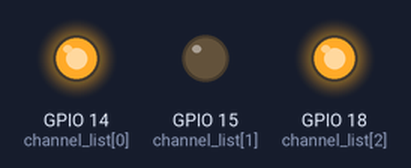
Simulated run of this program. Board: Raspberry Pi (BCM pin numbers). Parts: output pins drawn as LEDs (lit = HIGH). At 4.0 s the program stops and its outputs stay as they are.

Above: at 0.1 s.
At 2.1 s:
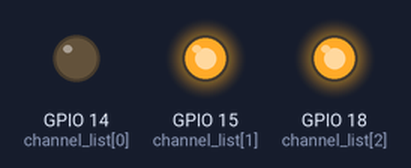
At 4.1 s:
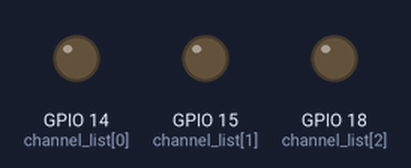
Timing chart, 0 to 5.5 s (numbered marks = the images above):
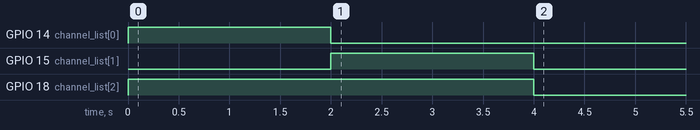

The program:

GPIO_motor_test.py
```python
import RPi.GPIO as GPIO
import time

def init_gpio():
    GPIO.setmode(GPIO.BCM)

    channel_list = [14, 15, 18]
    GPIO.setup(channel_list, GPIO.OUT)

def stop():
    GPIO.output(14, False)
    GPIO.output(15, False)
    GPIO.output(18, False)

def rotate_right(duration):
    stop()
    GPIO.output(14, True)
    GPIO.output(15, False)
    GPIO.output(18, True)
    time.sleep(duration)
    stop()

def rotate_left(duration):
    stop()
    GPIO.output(14, False)
    GPIO.output(15, True)
    GPIO.output(18, True)
    time.sleep(duration)
    stop()

def cleanup():
    GPIO.cleanup()


init_gpio()

rotate_right(2)

rotate_left(2)

cleanup()
```

Measured:
- by itself, GPIO 14 (channel_list[0]): LOW → HIGH at 0.00 s, → LOW 2.0 s later
- by itself, GPIO 15 (channel_list[1]): LOW → HIGH at 2.0 s, → LOW 2.0 s later
- by itself, GPIO 18 (channel_list[2]): LOW → HIGH at 0.00 s, → LOW 4.0 s later
